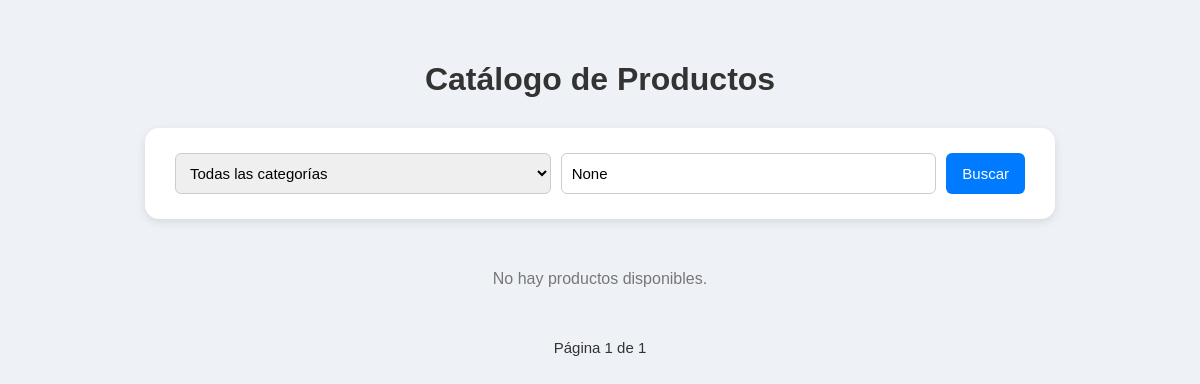
The app's page /catalog/, older data.
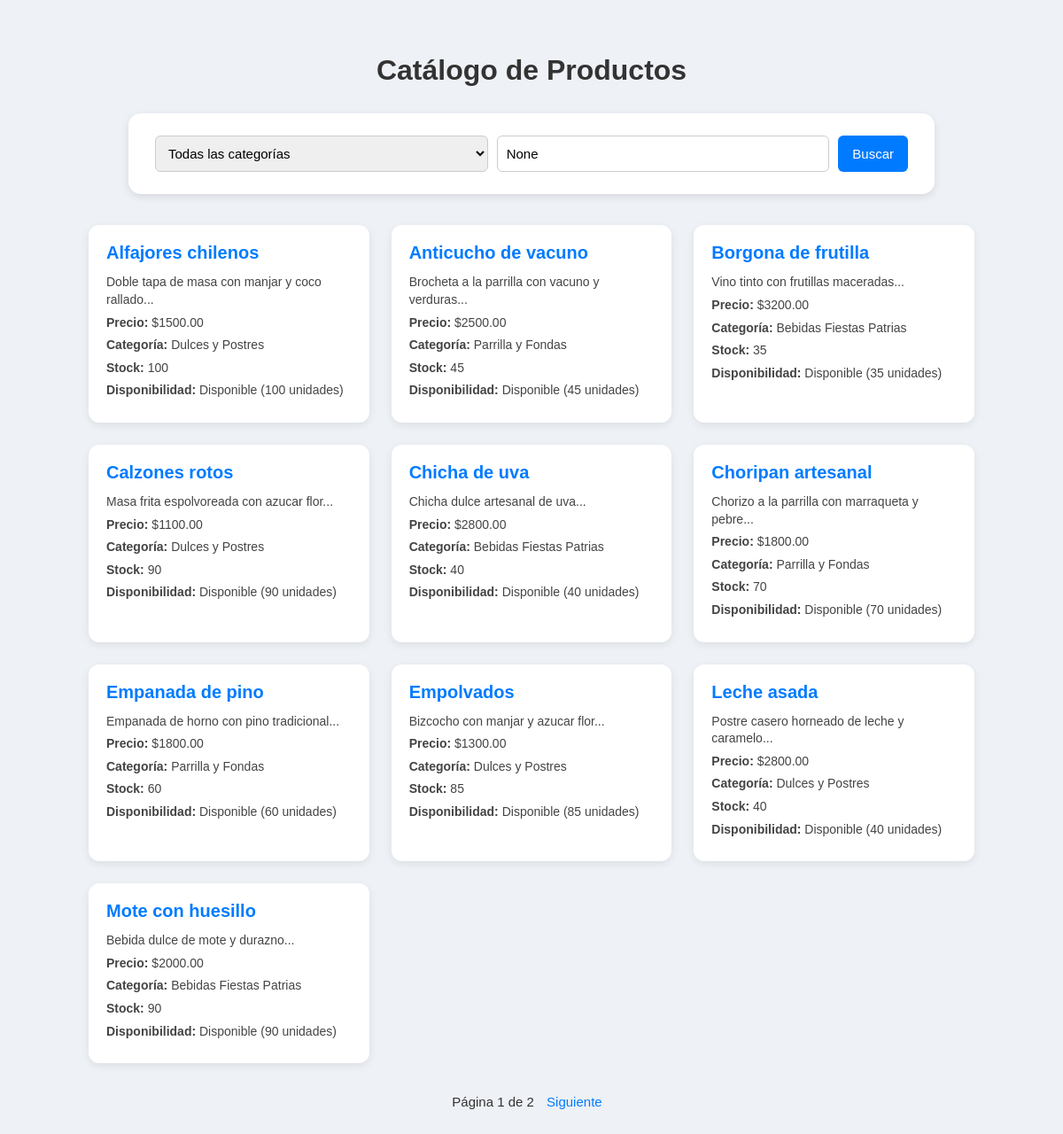
The same page, newer data.
### src/catalog/models.py (models this page shows, shortened)
class Product(models.Model):
    name = models.CharField(max_length=255)
    description = models.TextField(blank=True)
    price = models.DecimalField(max_digits=10, decimal_places=2)
    category = models.ForeignKey(Category, on_delete=models.SET_NULL, null=True)
    stock = models.PositiveIntegerField(default=0)
    created_at = models.DateTimeField(auto_now_add=True)
    updated_at = models.DateTimeField(auto_now=True)
    @property
    def availability_message(self):
        if self.stock > 0:
            return f"Disponible ({self.stock} unidades)"
        return "No disponible actualmente"

class Category(models.Model):
    name = models.CharField(max_length=255)
    class Meta:
        ordering = ['name']

### src/catalog/views.py (the view)
# urls.py: path('', views.product_list, name='product_list'),
def product_list(request):
    category = request.GET.get('category')
    search_term = request.GET.get('search_term')
    products = product_service.get_all_products(
        category_id=category,
        search_term=search_term
    )
    paginator = Paginator(products, 10)
    page_number = request.GET.get('page')
    products_page = paginator.get_page(page_number)
    categories = Category.objects.all()
    return render(request, "catalog/product_list.html", {
        "products_page": products_page,
        "categories": categories,
        "current_category": category,
        "current_search_term": search_term,
    })

### src/catalog/services.py (called while the page is built)
    def get_all_products(self, category_id=None, search_term=None):
        products = Product.objects.all()
        if category_id:
            products = products.filter(category_id=category_id)
        if search_term:
            products = products.filter(
                name__icontains=search_term
            ) | products.filter(
                description__icontains=search_term
            )
        return products.order_by('name')

### templates/catalog/product_list.html (shortened to what this page needs)
<!doctype html>
<html lang="es">
<head>
</head>
<body>
    <h1>Catálogo de Productos</h1>
    <div class="filter-box">
        <form method="GET">
            <select name="category">
                <option value="">Todas las categorías</option>
            </select>
            <input type="text" name="search_term" placeholder="Buscar..."
                   value="{{ current_search_term }}">
            <button type="submit">Buscar</button>
        </form>
    </div>
    <div class="product-list">
        {% for product in products_page %}
        <div class="product-card">
            <h3>
                <a href="{% url 'catalog:product_detail' product.id %}">
                    {{ product.name }}
                </a>
            </h3>
            <p>{{ product.description|slice:":120" }}...</p>
            <p><strong>Precio:</strong> ${{ product.price }}</p>
            <p><strong>Categoría:</strong> {{ product.category.name }}</p>
            <p><strong>Stock:</strong> {{ product.stock }}</p>
            <p><strong>Disponibilidad:</strong> {{ product.availability_message }}</p>
        </div>
        {% empty %}
            <p style="grid-column: 1 / -1; text-align: center; color: #777;">
                No hay productos disponibles.
            </p>
        {% endfor %}
    </div>
    <div class="pagination">
        <span>Página {{ products_page.number }} de {{ products_page.paginator.num_pages }}</span>
        {% if products_page.has_next %}
            <a href="?page={{ products_page.next_page_number }}&category={{ current_category }}&search_term={{ current_search_term }}">Siguiente</a>
        {% endif %}
    </div>
</body>
</html>

### templates/catalog/product_list.html (style rules this page uses)
body { font-family: Arial, sans-serif; background: #eef1f6; margin: 0; padding: 40px 0; }
h1 { text-align: center; font-size: 32px; margin-bottom: 30px; color: #333; }
.filter-box { background: white; padding: 25px 30px; width: 80%; max-width: 850px; margin: 0 auto 35px auto; border-radius: 14px; box-shadow: 0 3px 10px rgba(0,0,0,0.1); }
.filter-box form { display: flex; gap: 10px; flex-wrap: wrap; }
select, input[type="text"] { padding: 10px; font-size: 15px; border: 1px solid #ccc; border-radius: 6px; flex: 1; }
button { padding: 10px 16px; border: none; background: #007bff; color: white; border-radius: 6px; cursor: pointer; font-size: 15px; }
.product-list { width: 90%; max-width: 1000px; margin: 0 auto; display: grid; grid-template-columns: repeat(auto-fill, minmax(270px, 1fr)); gap: 25px; }
.product-card { background: white; padding: 20px; border-radius: 12px; box-shadow: 0 3px 10px rgba(0,0,0,0.08); }
.product-card h3 { margin-top: 0; margin-bottom: 12px; font-size: 20px; }
.product-card a { text-decoration: none; color: #007bff; }
.product-card p { margin: 6px 0; color: #444; font-size: 14px; line-height: 1.4; }
.pagination { margin-top: 35px; text-align: center; font-size: 15px; }
.pagination a { margin: 0 10px; text-decoration: none; color: #007bff; }
.pagination span { color: #333; }

Row changes from the older to the newer data that the page shows:
added Product: name "Alfajores chilenos", description "Doble tapa de masa con manjar y coco rallado", price "1500.00", category.name "Dulces y Postres", stock "100", availability_message "Disponible (100 unidades)"
added Product: name "Anticucho de vacuno", description "Brocheta a la parrilla con vacuno y verduras", price "2500.00", category.name "Parrilla y Fondas", stock "45", availability_message "Disponible (45 unidades)"
added Product: name "Borgona de frutilla", description "Vino tinto con frutillas maceradas", price "3200.00", category.name "Bebidas Fiestas Patrias", stock "35", availability_message "Disponible (35 unidades)"
added Product: name "Calzones rotos", description "Masa frita espolvoreada con azucar flor", price "1100.00", category.name "Dulces y Postres", stock "90", availability_message "Disponible (90 unidades)"
added Product: name "Chicha de uva", description "Chicha dulce artesanal de uva", price "2800.00", category.name "Bebidas Fiestas Patrias", stock "40", availability_message "Disponible (40 unidades)"
added Product: name "Choripan artesanal", description "Chorizo a la parrilla con marraqueta y pebre", price "1800.00", category.name "Parrilla y Fondas", stock "70", availability_message "Disponible (70 unidades)"
added Product: name "Empanada de pino", description "Empanada de horno con pino tradicional", price "1800.00", category.name "Parrilla y Fondas", stock "60", availability_message "Disponible (60 unidades)"
added Product: name "Empolvados", description "Bizcocho con manjar y azucar flor", price "1300.00", category.name "Dulces y Postres", stock "85", availability_message "Disponible (85 unidades)"
added Product: name "Leche asada", description "Postre casero horneado de leche y caramelo", price "2800.00", category.name "Dulces y Postres", stock "40", availability_message "Disponible (40 unidades)"
added Product: name "Mote con huesillo", description "Bebida dulce de mote y durazno", price "2000.00", category.name "Bebidas Fiestas Patrias", stock "90", availability_message "Disponible (90 unidades)"
Text that changed along with them:
{{ products_page.paginator.num_pages }}: "1" → "2"
text no longer shown: "No hay productos disponibles."
text now shown: "Siguiente"
